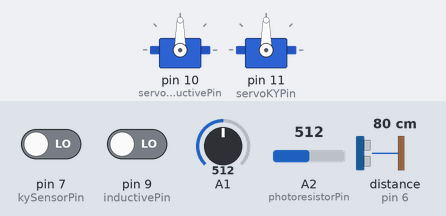
A sketch run on a simulated Arduino Uno, built with avr-gcc and run on an emulated ATmega328P. Parts: 2 × servo. Wiring (inferred from the names in the program): ultrasonic range finder: trigger pin 8; echo pin 6. Inputs (shaded band) come from the test bench; at power-on: A2 (photoresistorPin) = 512, pin 7 (kySensorPin) LOW, pin 9 (inductivePin) LOW, A1 = 512, distance to the obstacle (sensor on pin 6) 80 cm. The echo pulse lasts 58.3 µs per cm; what the sketch prints to the serial monitor is not drawn.

Above: at 23.6 s.
23.7 s: A2 (photoresistorPin) set to 105
34.8 s: A2 (photoresistorPin) set to 90
Timing chart, 0 to 37.8 s (numbered marks = the images above; inputs shaded):
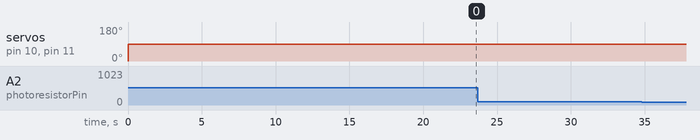

The sketch:

CODIGO_OFFICIAL.ino
```cpp
/*
Log
04/16/2024 - Removido "const int laserPin = 11;"
04/16/2024 - Removido "const int kySensorPinA = A3;"
*/
#include <Servo.h>
Servo servoMotorPaper;
Servo servoMotorGlass;
Servo servoMotorPlastic;

Servo servoMotorInductive;
Servo servoMotorKY;


const int photoresistorPin = A2;
const int trigPin = 8;
const int echoPin = 6;
const int inductivePin = 9;
const int kySensorPin = 7;
const int servoInductivePin = 10;
const int servoKYPin = 11;

int sensorState = 0;
bool kyStatus;
bool inductiveStatus;
const int numberOfMaterials = 5;

void setup() {
  //Sensores
  pinMode(trigPin, OUTPUT);
  pinMode(echoPin, INPUT);
  pinMode(kySensorPin, INPUT);
  pinMode(inductivePin, INPUT);
  //Servomotores
  servoMotorInductive.attach(servoInductivePin);
  servoMotorKY.attach(servoKYPin);

  Serial.begin(9600);
}

void loop() {
  bool objectExists = readInfrarred();
  resetCloseUp();

  if (objectExists) {
    /*Si el infrarojo detecta un objeto, leer los valores de sensores*/
    float ultrasonicDistanceValue = readDistance();
    closeUpKY(ultrasonicDistanceValue);
    closeUpInductive(ultrasonicDistanceValue);
    float photoResistorValue = readPhotoresistor();
    float inductiveSensorValue = readInductiveSensor();
    float kySensorValue = readKYSensor();

    /*al tener todos los datos de sensores, identificar que material es*/
    char* identifiedMaterial = identifyMaterial(photoResistorValue, inductiveSensorValue, kySensorValue);
    Serial.println(identifiedMaterial);
    openDoorDependingOnMaterial(identifiedMaterial);
    delay(10000);

    resetBooleans();
  }
  delay(1000);  // Esperar 1 segundo antes de la siguiente lectura
}

boolean readInfrarred(){
  return true;
}

float readPhotoresistor() {

  int sensorValue = analogRead(photoresistorPin);

  // Print the value to the serial monitor
  Serial.print("Photoresistor Value: ");
  Serial.println(sensorValue);

  return sensorValue;
}

int readInductiveSensor() {
  int sensorValue = digitalRead(inductivePin);  // Read the sensor value
  int sensorValueAnalog = analogRead(A1);

  Serial.print("Sensor Inductivo valor Analogo: ");
  Serial.println(sensorValueAnalog);
  Serial.print("Sensor Inductivo valor: ");
  Serial.println(sensorValue);
  return sensorValue;
}

int readKYSensor() {
  int sensorValue = digitalRead(kySensorPin);  // Read the sensor value

  Serial.print("Sensor KY valor: ");
  Serial.println(sensorValue);

  return sensorValue;
}

float readDistance() {
  // Clear the trigger pin
  digitalWrite(trigPin, LOW);
  delayMicroseconds(2);

  // Set the trigger pin high for 10 microseconds
  digitalWrite(trigPin, HIGH);
  delayMicroseconds(10);
  digitalWrite(trigPin, LOW);

  // Read the echo pin and calculate the distance
  long duration = pulseIn(echoPin, HIGH);
  float distance_cm = duration * 0.034 / 2;

  // Print the distance to the serial monitor
  Serial.print("Distance: ");
  Serial.print(distance_cm);
  Serial.println(" cm");

  return distance_cm;
}

//Modificar condicionales para saber cual material elegir
const char* identifyMaterial(float photoResistorValue, float inductiveSensorValue, float kySensorValue) {

  if(inductiveSensorValue != 1){
    return "Metal";
  } else if (kySensorValue == 1){
    return "Organico";
  } else if (photoResistorValue > 100){
    return "Papel";
  } else{
    return "No identificado";
  } //Agregar opciones para Vidrio/Plastic

}


//Modificar grados para abrir/cerrar puertas de servo
void openDoorDependingOnMaterial(char* material) {

  int materialNumber = 0;

  //strcmp comparison between 2 strings. ">1 = equal". "<0 | >0 = not equal

  if (strcmp(material, "Papel") == 0) {
    materialNumber = 1;
  } else if (strcmp(material, "Metal") == 0) {
    materialNumber = 2;
  } else if (strcmp(material, "Organico") == 0) {
    materialNumber = 3;
  } else if (strcmp(material, "Vidrio") == 0) {
    materialNumber = 4;
  } else if (strcmp(material, "Plastico") == 0) {
    materialNumber = 5;
  }

  /*
  1 - Papel y Carton
  2 - Metales
  3 - Organico
  4 - Vidrio
  5 - Plastico
  */

  //Opens and closes material doors
  switch (materialNumber) {
    case 1:
      //openCloseDoor(servoMotorPaper, 0, 90);
      break;

    case 2:
      //openCloseDoor(servoMotorMetal, 0, 90);
      break;

    case 3:
      //openCloseDoor(servoMotorOrganic, 0, 90);
      break;

    case 4:
      //openCloseDoor(servoMotorGlass, 0, 90);
      break;
    case 5:
      //openCloseDoor(servoMotorPlastic, 0, 90);
      break;

    default:

      break;
  }

}

//Metodo Auxiliar
void closeUpInductive(float distance){
  servoMotorInductive.write(90);
  Serial.println("Gira Inductivo");
}

void closeUpKY(float distance){
  servoMotorKY.write(90);
  Serial.println("Gira KY");
}

void resetCloseUp(){
  servoMotorInductive.write(0);
  servoMotorKY.write(0);
}

//Metodo Auxiliar
void resetBooleans() {
  kyStatus = false;
  inductiveStatus = false;
}
```
